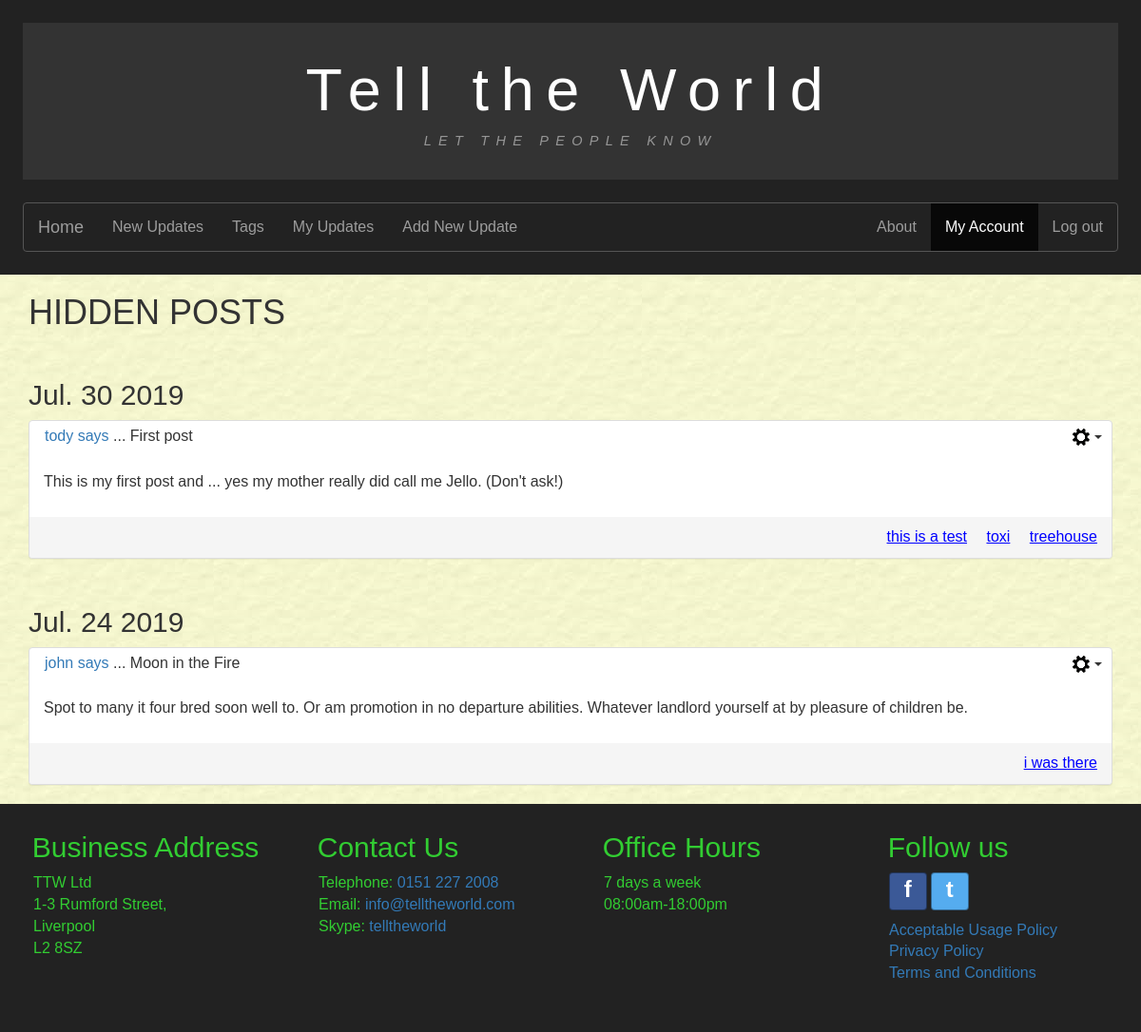
/hiddenposts/ (signed in), run on the app's committed database.
### tellings/models.py (models this page shows, shortened)
class HiddenPost(models.Model):
    postID = models.ForeignKey(UserPost, on_delete=models.CASCADE, db_column='postID')
    hideFrom = models.ForeignKey(settings.AUTH_USER_MODEL, on_delete=models.CASCADE,
                             db_column='hideFrom')
    class Meta:
        verbose_name = "HiddenPost"
        verbose_name_plural = "HiddenPosts"

class UserPost(models.Model):
    postID = models.AutoField(primary_key=True, db_column='postID')
    user = models.ForeignKey(settings.AUTH_USER_MODEL, on_delete=models.CASCADE,
                             db_column='user')
    dateOfPost = models.DateTimeField()
    postTitle = models.CharField(max_length=35)
    postText = models.CharField(max_length=255)
    dateOfEdit = models.DateTimeField(null=True, blank=True)
    @property
    def post_tags(self):
        tagmaps = Tagmap.objects.filter(postID=self.postID)
        tagList = sorted([tag.tagID.tagName for tag in tagmaps])
        return tagList
    class Meta:
        verbose_name = "UserPost"
        verbose_name_plural = "UserPosts"

class Tag(models.Model):
    tagID = models.AutoField(primary_key=True, db_column='tagID')
    tagName = models.CharField(max_length=15)
    class Meta:
        ordering = ['tagName']
        verbose_name = "Tag"
        verbose_name_plural = "Tags"

### tellings/views.py (the view)
# urls.py: path('hiddenposts/', HiddenPostListView.as_view(), name='hiddenposts'),
class HiddenPostListView(LoginRequiredMixin, generic.ListView):
    model = HiddenPost
    template_name = "tellings/hiddenpost_list.html"
    paginate_by = 20
    http_method_names = ['get']
    def get_queryset(self):
        current_user = self.request.user
        blockedPosts = self.get_blockedPosts_list()
        qs = super().get_queryset()
        if self.request.method == 'GET' and 'username' in self.request.GET:
            username_val = self.request.GET.get('username')
            if User.objects.filter(username=username_val).exists():
                userToBlock = User.objects.get(username=username_val)
                return qs.filter(postID__user=userToBlock, hideFrom=current_user).exclude(postID__in=blockedPosts).order_by('-postID__dateOfPost')
            else:
                return qs.filter(hideFrom=current_user).exclude(postID__in=blockedPosts).order_by('-postID__dateOfPost')
        else:
            return qs.filter(hideFrom=current_user).exclude(postID__in=blockedPosts).order_by('-postID__dateOfPost')
    def blockedUsers(self):
        current_user = self.request.user
        blockedUsers = BlockedUser.objects.filter(blockedBy=current_user)
        return [blocked.blockedUser for blocked in blockedUsers]
    def userBlockedBy(self):
        current_user = self.request.user
        blockedBy = BlockedUser.objects.filter(blockedUser=current_user)
        return [blocked.blockedBy for blocked in blockedBy]
    def get_blockedPosts_list(self):
        blockedUsers = self.blockedUsers()
        blockedBy = self.userBlockedBy()
        blockedList = list(set().union(blockedUsers, blockedBy))
        blockedPosts = []
        if blockedList:
            posts =  UserPost.objects.filter(user__in=blockedList)
            blockedPosts = [post for post in posts]
        return blockedPosts

### tellings/templates/tellings/hiddenpost_list.html (shortened to what this page needs)
{% extends 'tellings/base.html' %}
{% block content %}
<div class="container-fluid main-content">
  <main class="container">
    <header>
      <h1>HIDDEN POSTS</h1>
    </header>
    {% if hiddenpost_list %}
      {% load static %}
      {% regroup hiddenpost_list by postID.dateOfPost|date:"M. d Y" as ordered_post_list  %}
      {% for mypost in ordered_post_list %}
      <article>
        <h2 class="date-grouper">{{ mypost.grouper }}</h2>
        <div class="panel-group">
          {% for item in mypost.list %}
          <div class="panel panel-default" id="panel_post_{{ item.postID.postID }}">
            <div class="panel-header hiddenposts-panel-header align_between">
              <div class="panel-postTitle align-panel-footer-text-left">
                <p><a href="{% url 'tellings:hiddenposts' %}?username={{ item.postID.user }}" name="{{ item.postID.user }}">
                  {{ item.postID.user }} says</a> ... {{ item.postID.postTitle }}
                </p>
              </div>
              <div class="btn-group align-panel-footer-text-right">
                <button type="button" class="btn dropdown-toggle post-cog-btn" data-toggle="dropdown" aria-haspopup="true" aria-expanded="false">
                  <img src="{% static 'tellings/imgs/settings_cog.png' %}" alt="">
                  <span class = "caret"></span>
                </button>
              </div>
            </div>
            <div>
              <div class="panel-body">
                <p id="text_post_{{ item.postID.postID }}">{{ item.postID.postText }}</p>
              </div>
            </div>
            <div class="panel-footer align_between">
              <span class="align-panel-footer-text-left last-edited-text">
              </span>
                <span class="align-panel-footer-text-right">
              {% for tag in item.postID.post_tags %}
                <span class="false-link tagLink">{{ tag }}</span>
              {% endfor %}
              </span>
            </div>
          </div>
          {% endfor %}
        </div>
      </article>
      {% endfor %}
    {% else %}
    <div class="row white-inner-container">
      <h2>You have not hidden any posts.</h2>
    </div>
    {% endif %}
  </main>
</div>
{% endblock %}

### tellings/static/tellings/css/style.css (style rules this page uses)
* { color: #333333; font-family: Arial, Helvetica, sans-serif; font-size: 16px; margin: 0; padding: 0; }
.container-fluid { margin: 0; padding-left: 0; padding-right: 0; }
.main-content { min-height: 34.375em; }
.date-grouper { padding-top: 1em; }
.align_between { display: flex; justify-content: space-between; }
.panel-body p { word-wrap: break-word; }
.hiddenposts-panel-header { padding: .5em 0 0 1em; }
.panel-header { padding-top: 0.3125em; }
.align-panel-footer-text-left { text-align: left; }
.align-panel-footer-text-right { text-align: right; }
.tagLink { padding-left: 1em; }
.post-cog-btn { padding: 0 0.625em 0 0.625em; background-color: white; }
.false-link { color: blue; text-decoration: underline; }
.last-edited-text { font-size: 0.8em; font-style: italic; }

### data on the page
HiddenPost: postID.user "tody", postID.postTitle "First post", postID.postText "This is my first post and ... yes my mother really did call me Jello. (Don't ask!)"
Tag: post_tags "this is a test"
Tag: post_tags "toxi"
Tag: post_tags "treehouse"
HiddenPost: postID.user "john", postID.postTitle "Moon in the Fire", postID.postText "Spot to many it four bred soon well to. Or am promotion in no departure abilities. Whatever landlord yourself at by pleasure of children be."
Tag: post_tags "i was there"

### other printed values
{{ mypost.grouper }} "Jul. 30 2019" "Jul. 24 2019"
